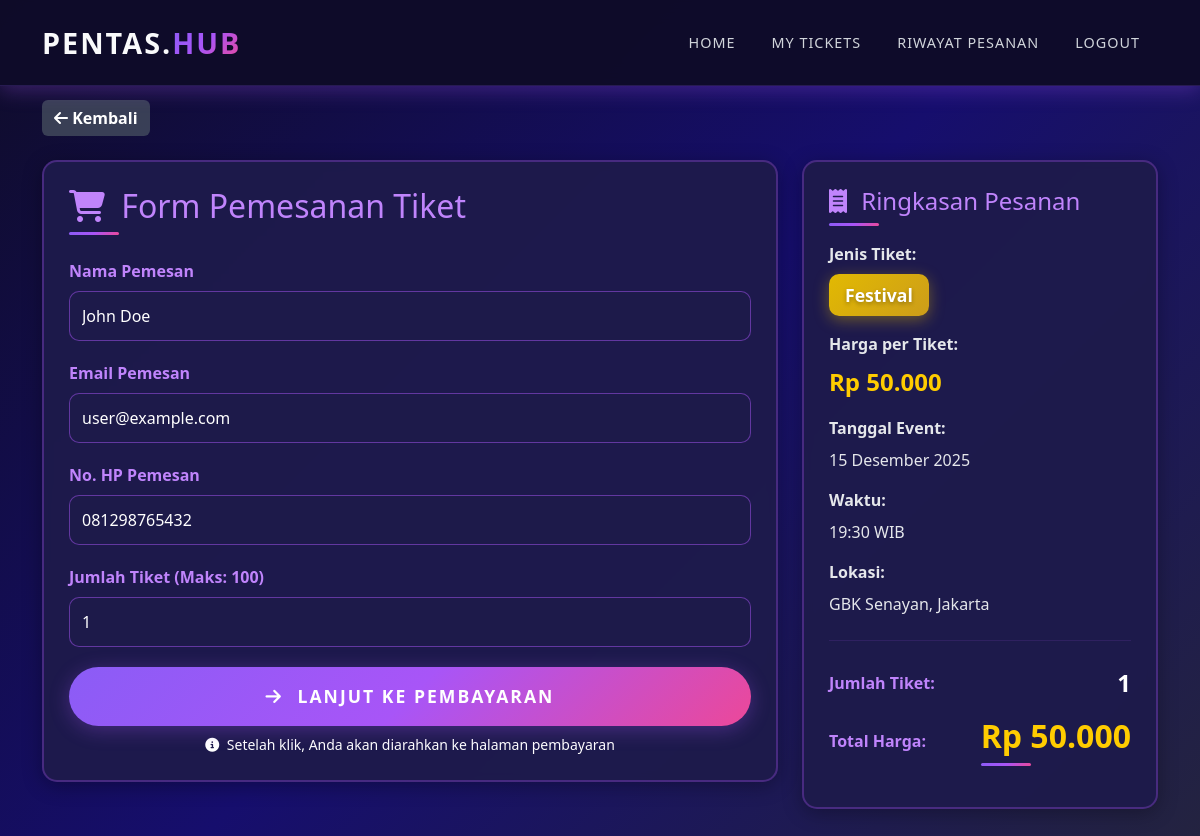
/user/pesan_tiket.php?id=1 (signed in), run on the app's committed database.
### tables this page shows
CREATE TABLE `users` (
  `id` int(11) NOT NULL AUTO_INCREMENT,
  `nama` varchar(100) NOT NULL,
  `email` varchar(100) NOT NULL,
  `password` varchar(255) NOT NULL,
  `no_hp` varchar(20) DEFAULT NULL,
  `role` enum('admin','user') NOT NULL DEFAULT 'user',
  `created_at` timestamp NOT NULL DEFAULT current_timestamp(),
  PRIMARY KEY (`id`),
  UNIQUE KEY `email` (`email`)
);

CREATE TABLE `tiket` (
  `id` int(11) NOT NULL AUTO_INCREMENT,
  `jenis_tiket` varchar(50) NOT NULL,
  `harga` int(11) NOT NULL,
  `stok` int(11) NOT NULL,
  `deskripsi` text DEFAULT NULL,
  `tanggal_event` date NOT NULL,
  `waktu_event` time NOT NULL,
  `lokasi` varchar(200) NOT NULL,
  `gambar` varchar(255) DEFAULT NULL,
  `status` enum('tersedia','habis') NOT NULL DEFAULT 'tersedia',
  `created_at` timestamp NOT NULL DEFAULT current_timestamp(),
  PRIMARY KEY (`id`)
);

### includes/session.php (called while the page is built, shortened)
<?php
function isLoggedIn() {
    return isset($_SESSION['user_id']);
}
function getUserData() {
    global $conn;
    if (isLoggedIn()) {
        $user_id = $_SESSION['user_id'];
        $stmt = $conn->prepare("SELECT * FROM users WHERE id = ?");
        $stmt->bind_param("i", $user_id);
        $stmt->execute();
        return $stmt->get_result()->fetch_assoc();
    }
    return null;
}
?>

### includes/functions.php (called while the page is built, shortened)
<?php
function formatRupiah($angka) {
    return 'Rp ' . number_format($angka, 0, ',', '.');
}
function formatTanggal($tanggal) {
    $bulan = array(
        1 => 'Januari', 'Februari', 'Maret', 'April', 'Mei', 'Juni',
        'Juli', 'Agustus', 'September', 'Oktober', 'November', 'Desember'
    );
    $split = explode('-', $tanggal);
    return $split[2] . ' ' . $bulan[(int)$split[1]] . ' ' . $split[0];
}
function formatWaktu($waktu) {
    return date('H:i', strtotime($waktu)) . ' WIB';
}
?>

### user/pesan_tiket.php (the view, shortened to what this page needs)
<?php
require_once '../includes/config.php';
require_once '../includes/functions.php';
require_once '../includes/session.php';
$id_tiket = (int)$_GET['id'];
$stmt = $conn->prepare("SELECT * FROM tiket WHERE id = ?");
$stmt->bind_param("i", $id_tiket);
$stmt->execute();
$tiket = $stmt->get_result()->fetch_assoc();
$user_data = getUserData();
?>
<!DOCTYPE html>
<html lang="id">
<head>
    <link href="https://cdn.jsdelivr.net/npm/bootstrap@5.3.0/dist/css/bootstrap.min.css" rel="stylesheet">
    <link rel="stylesheet" href="../assets/css/styles.css">
    <link rel="stylesheet" href="https://cdnjs.cloudflare.com/ajax/libs/font-awesome/6.4.0/css/all.min.css">
</head>
<body>
    <nav class="navbar navbar-expand-lg navbar-dark fixed-top">
        <div class="container">
            <a class="navbar-brand" href="../index.php">
                PENTAS.<span>HUB</span>
            </a>
            <div class="collapse navbar-collapse" id="navbarNav">
                <ul class="navbar-nav ms-auto">
                    <li class="nav-item">
                        <a class="nav-link" href="../index.php">Home</a>
                    </li>
                    <li class="nav-item">
                        <a class="nav-link" href="dashboard.php">My Tickets</a>
                    </li>
                    <li class="nav-item">
                        <a class="nav-link" href="riwayat.php">Riwayat Pesanan</a>
                    </li>
                    <li class="nav-item">
                        <a class="nav-link" href="../logout.php">Logout</a>
                    </li>
                </ul>
            </div>
        </div>
    </nav>
    <div class="dashboard-container" style="margin-top: 80px;">
        <div class="container">
            <a href="dashboard.php" class="btn btn-secondary mb-4">
                <i class="fas fa-arrow-left"></i> Kembali
            </a>
            <div class="row">
                <div class="col-md-8">
                    <div class="card-custom">
                        <h2 class="mb-4 text-purple">
                            <i class="fas fa-shopping-cart me-2"></i> Form Pemesanan Tiket
                        </h2>
                        <form method="POST">
                            <div class="mb-3">
                                <label class="form-label fw-bold">Nama Pemesan</label>
                                <input type="text" name="nama_pemesan" class="form-control bg-purple-dark border-purple text-white"
                                       value="<?= htmlspecialchars($user_data['nama']) ?>" required>
                            </div>
                            <div class="mb-3">
                                <label class="form-label fw-bold">Email Pemesan</label>
                                <input type="email" name="email_pemesan" class="form-control bg-purple-dark border-purple text-white"
                                       value="<?= htmlspecialchars($user_data['email']) ?>" required>
                            </div>
                            <div class="mb-3">
                                <label class="form-label fw-bold">No. HP Pemesan</label>
                                <input type="text" name="no_hp_pemesan" class="form-control bg-purple-dark border-purple text-white"
                                       value="<?= htmlspecialchars($user_data['no_hp']) ?>" required>
                            </div>
                            <div class="mb-3">
                                <label class="form-label fw-bold">Jumlah Tiket (Maks: <?= $tiket['stok'] ?>)</label>
                                <input type="number" name="jumlah_tiket" id="jumlah_tiket"
                                       class="form-control bg-purple-dark border-purple text-white" min="1" max="<?= $tiket['stok'] ?>"
                                       value="1" required onchange="hitungTotal()">
                            </div>
                            <button type="submit" name="pesan" class="btn btn-custom w-100 py-3">
                                <i class="fas fa-arrow-right me-2"></i> LANJUT KE PEMBAYARAN
                            </button>
                            <div class="text-center mt-2 text-muted small">
                                <i class="fas fa-info-circle me-1"></i> Setelah klik, Anda akan diarahkan ke halaman pembayaran
                            </div>
                        </form>
                    </div>
                </div>
                <div class="col-md-4">
                    <div class="card-custom">
                        <h4 class="mb-3 text-purple">
                            <i class="fas fa-receipt me-2"></i> Ringkasan Pesanan
                        </h4>
                        <div class="mb-3">
                            <strong class="d-block mb-2">Jenis Tiket:</strong>
                            <span class="ticket-type">
                                <?php if($tiket['jenis_tiket'] == 'VVIP'): ?>
                                    <span class="badge-vvip"><?= htmlspecialchars($tiket['jenis_tiket']) ?></span>
                                <?php elseif($tiket['jenis_tiket'] == 'VIP'): ?>
                                    <span class="badge-vip"><?= htmlspecialchars($tiket['jenis_tiket']) ?></span>
                                <?php else: ?>
                                    <span class="badge-festival"><?= htmlspecialchars($tiket['jenis_tiket']) ?></span>
                                <?php endif; ?>
                            </span>
                        </div>
                        <div class="mb-3">
                            <strong class="d-block mb-2">Harga per Tiket:</strong>
                            <span class="text-warning fs-4 fw-bold">
                                <?= formatRupiah($tiket['harga']) ?>
                            </span>
                        </div>
                        <div class="mb-3">
                            <strong class="d-block mb-2">Tanggal Event:</strong>
                            <?= formatTanggal($tiket['tanggal_event']) ?>
                        </div>
                        <div class="mb-3">
                            <strong class="d-block mb-2">Waktu:</strong>
                            <?= formatWaktu($tiket['waktu_event']) ?>
                        </div>
                        <div class="mb-3">
                            <strong class="d-block mb-2">Lokasi:</strong>
                            <?= htmlspecialchars($tiket['lokasi']) ?>
                        </div>
                        <hr class="border-purple my-4">
                        <div class="mb-3">
                            <div class="d-flex justify-content-between align-items-center">
                                <strong class="text-purple">Jumlah Tiket:</strong>
                                <span id="display_jumlah" class="text-white fw-bold fs-4">1</span>
                            </div>
                        </div>
                        <div class="mb-3">
                            <div class="d-flex justify-content-between align-items-center">
                                <strong class="text-purple">Total Harga:</strong>
                                <h4 id="total_harga" class="text-warning mb-0 fw-bold fs-2">
                                </h4>
                            </div>
                        </div>
                    </div>
                </div>
            </div>
        </div>
    </div>
</body>
</html>

### assets/css/styles.css (style rules this page uses)
* { margin: 0; padding: 0; box-sizing: border-box; }
:root { --purple-dark: #0f0c29; --purple-mid: #1e1b4b; --purple-light: #312e81; --gradient-primary: linear-gradient(135deg, #8b5cf6 0%, #a855f7 50%, #ec4899 100%); --gradient-vvip: linear-gradient(135deg, #a855f7 0%, #ec4899 100%); --gradient-vip: linear-gradient(135deg, #16e732 0%, #1774df 100%); --gradient-festival: linear-gradient(135deg, #e2b902 0%, #cc9d1a 100%); --text-primary: #e5e7eb; --text-secondary: #9ca3af; --border-color: rgba(168, 85, 247, 0.3); --shadow-primary: 0 4px 20px rgba(168, 85, 247, 0.3); --shadow-hover: 0 8px 30px rgba(168, 85, 247, 0.6); }
body { font-family: 'Segoe UI', Tahoma, Geneva, Verdana, sans-serif; background: linear-gradient(135deg, var(--purple-dark) 0%, #160e6d 50%, #24243e 100%); color: #e5e7eb; min-height: 100vh; overflow-x: hidden; }
.navbar { background: rgba(15, 12, 41, 0.98) !important; box-shadow: var(--shadow-primary); padding: 1rem 0; backdrop-filter: blur(10px); border-bottom: 1px solid rgba(139, 92, 246, 0.2); z-index: 1000; }
.navbar-brand { font-size: 1.8rem; font-weight: bold; color: #f9fafb !important; text-transform: uppercase; letter-spacing: 2px; }
.navbar-brand span { background: var(--gradient-primary); -webkit-background-clip: text; -webkit-text-fill-color: transparent; background-clip: text; }
.nav-link { color: #d1d5db !important; margin: 0 10px; transition: all 0.3s ease; text-transform: uppercase; font-size: 0.9rem; letter-spacing: 1px; position: relative; }
.nav-link::after { content: ''; position: absolute; bottom: -5px; left: 0; width: 0; height: 2px; background: var(--gradient-primary); transition: width 0.3s ease; }
.btn-custom { background: var(--gradient-primary); border: none; color: #ffffff; font-weight: 700; padding: 12px 35px; font-size: 1.1rem; box-shadow: var(--shadow-primary); transition: all 0.3s ease; text-transform: uppercase; letter-spacing: 2px; border-radius: 50px; }
.badge-festival { background: linear-gradient(135deg, #e2b902 0%, #cc9d1a 100%); color: #ffffff; font-weight: 800; padding: 6px 14px; border-radius: 10px; display: inline-block; font-size: 1rem; }
.btn-custom { background: var(--gradient-primary); border: none; color: #ffffff; font-weight: 700; padding: 15px 40px; font-size: 1.1rem; box-shadow: var(--shadow-primary); transition: all 0.3s ease; text-transform: uppercase; letter-spacing: 2px; border-radius: 50px; position: relative; overflow: hidden; }
.btn-custom::before { content: ''; position: absolute; top: 0; left: -100%; width: 100%; height: 100%; background: linear-gradient(90deg, transparent, rgba(255, 255, 255, 0.3), transparent); transition: left 0.5s ease; }
.btn-secondary { background: rgba(75, 85, 99, 0.7) !important; border: none !important; color: white !important; font-weight: 600; }
.ticket-type { margin-bottom: 15px; }
.badge-festival { background: var(--gradient-festival); color: #ffffff; font-weight: 800; padding: 8px 16px; border-radius: 10px; text-shadow: 0 2px 4px rgba(0, 0, 0, 0.3); box-shadow: 0 4px 15px rgba(226, 185, 2, 0.4); display: inline-block; font-size: 1.1rem; }
.form-control { background: rgba(30, 27, 75, 0.6); border: 1px solid var(--border-color); color: var(--text-primary); padding: 12px; border-radius: 10px; margin-bottom: 20px; transition: all 0.3s ease; }
.form-control::placeholder { color: rgba(229, 231, 235, 0.5); }
.form-label { font-weight: 600; margin-bottom: 8px; color: #c084fc; }
.dashboard-container, .dashboard-admin { padding: 20px 0; min-height: 100vh; }
.card-custom { background: rgba(30, 27, 75, 0.95); border: 2px solid var(--border-color); border-radius: 15px; padding: 25px; margin-bottom: 25px; transition: all 0.3s ease; box-shadow: 0 4px 20px rgba(0, 0, 0, 0.3); backdrop-filter: blur(5px); }
.card-custom h2, .card-custom h3, .card-custom h4 { margin-bottom: 20px; color: #c084fc; position: relative; padding-bottom: 10px; }
.card-custom h2::after, .card-custom h3::after, .card-custom h4::after { content: ''; position: absolute; bottom: 0; left: 0; width: 50px; height: 3px; background: var(--gradient-primary); border-radius: 3px; }
.text-purple { color: #c084fc !important; }
.bg-purple-dark { background: rgba(30, 27, 75, 0.9) !important; }
.border-purple { border-color: rgba(168, 85, 247, 0.5) !important; }
.text-muted { color: #ffffff !important; }
.text-warning { color: #ffcc00 !important; }

### data on the page
users: nama_pemesan "John Doe", email_pemesan "user@example.com", no_hp_pemesan "081298765432"
tiket: stok "100", jenis_tiket "Festival", harga "Rp 50.000", tanggal_event "15 Desember 2025", waktu_event "19:30 WIB", lokasi "GBK Senayan, Jakarta"
